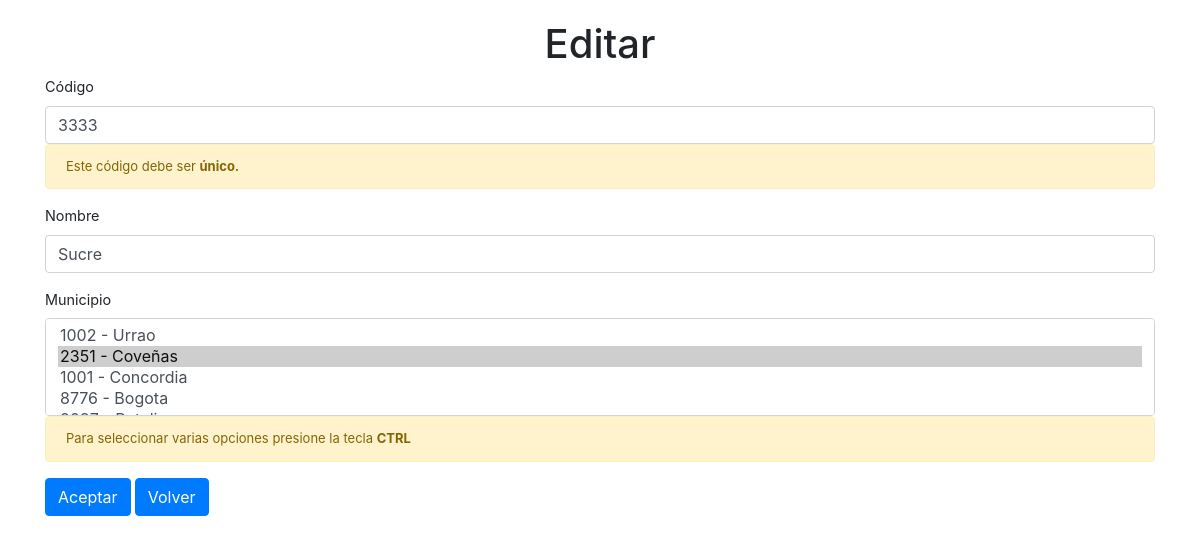
Before: /region/edit_region/9 with the older database file.
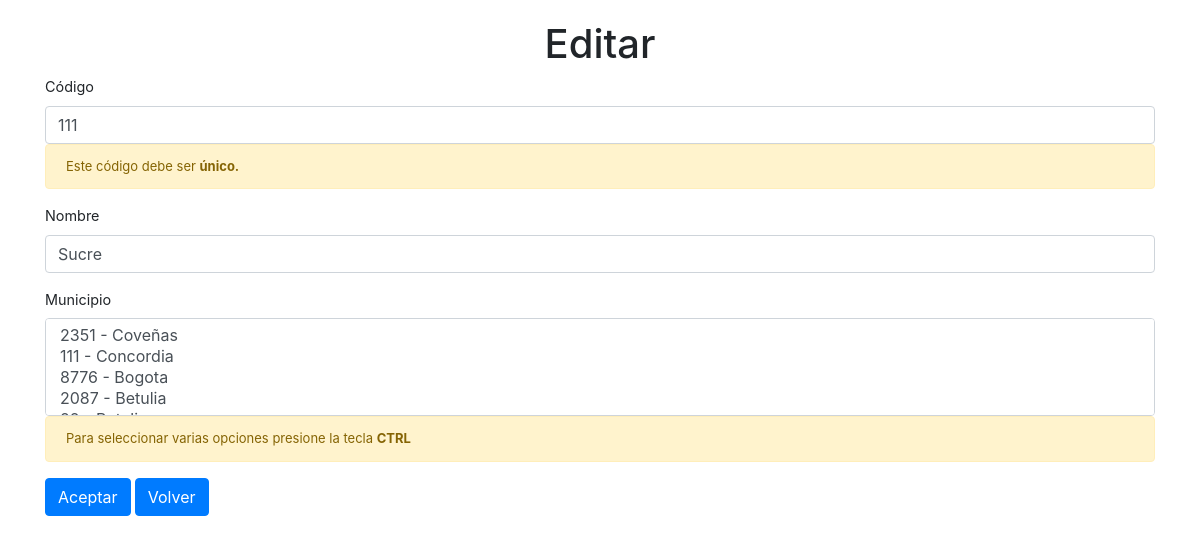
After: the same page with the newer database file.
### region/models.py (models this page shows, shortened)
class Region(models.Model):
    code = models.IntegerField(verbose_name="Código", unique=True)
    name_region = models.CharField(max_length=100, verbose_name='Nombre')
    town = models.ManyToManyField(Town, verbose_name="Municipio", blank=True)
    class Meta:
        verbose_name = "Region"
        verbose_name_plural = "Regiones"
        ordering = ["-name_region"]

### region/views.py (the view, shortened to what this page needs)
# urls.py: path('edit_region/<int:pk>', EditRegion.as_view(template_name = "region/edit.html"), name = "edit_region"),
class EditRegion(UpdateView):
    model = Region
    form = Region
    fields = '__all__'

### town/models.py (called while the page is built)
    def __str__(self):
        return f'{self.code} - {self.name_town}'

### region/templates/region/edit.html (shortened to what this page needs)
{% extends 'core/base.html' %}
{% load widget_tweaks %}
{% load static %}
{% block content %}
<div class="container">
    {% block header %}
    <h1 class="text-center">Editar</h1>
    {% endblock %}
    <form method="post" enctype="multipart/form-data">
        <div class="form-group">
            <label for="code" class="">Código</label>
            {{ form.code |add_class:"form-control"}}
            <p class="alert alert-warning">Este código debe ser <strong>único.</strong></p>
        </div>
        <div class="form-group">
            <label for="code">Nombre</label>
            {{ form.name_region |add_class:"form-control"}}
        </div>
        <div class="form-group">
            <label for="code">Municipio</label>
            {{ form.town |add_class:"form-control" | attr:"default=''" }}
            <div class="alert alert-warning" role="alert">
                Para seleccionar varias opciones presione la tecla <strong>CTRL</strong>
            </div>
        </div>
        <button type="submit" class="btn btn-primary">Aceptar</button>
        <a href="{% url 'list_region' %}" type="submit" class="btn btn-primary">Volver</a>
    </form>
</div>
{% endblock %}

Changed rows visible on the page:
changed Region "Sucre": code "3333" → "111"
Other visible differences:
form field town: "1002 - Urrao / 2351 - Coveñas ☑ / 1001 - Concordia / 8776 - Bogota" → "2351 - Coveñas / 111 - Concordia / 8776 - Bogota / 2087 - Betulia"
